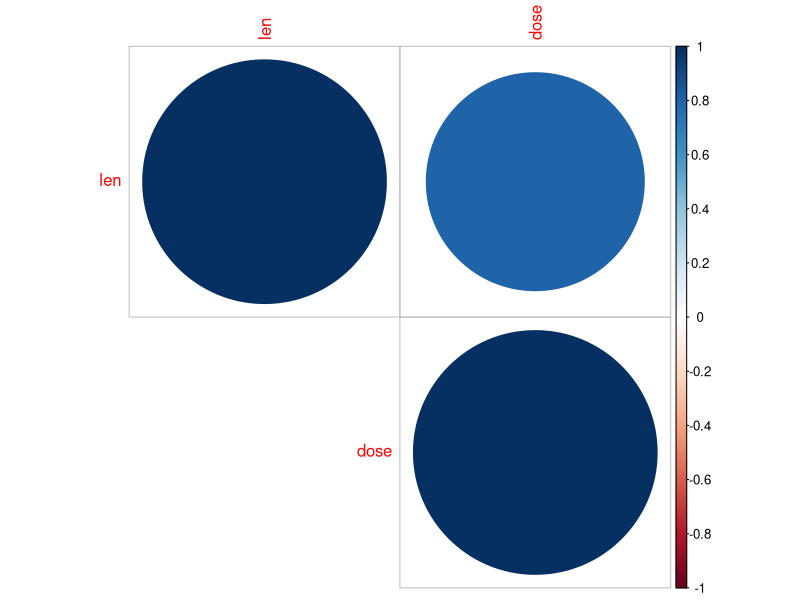
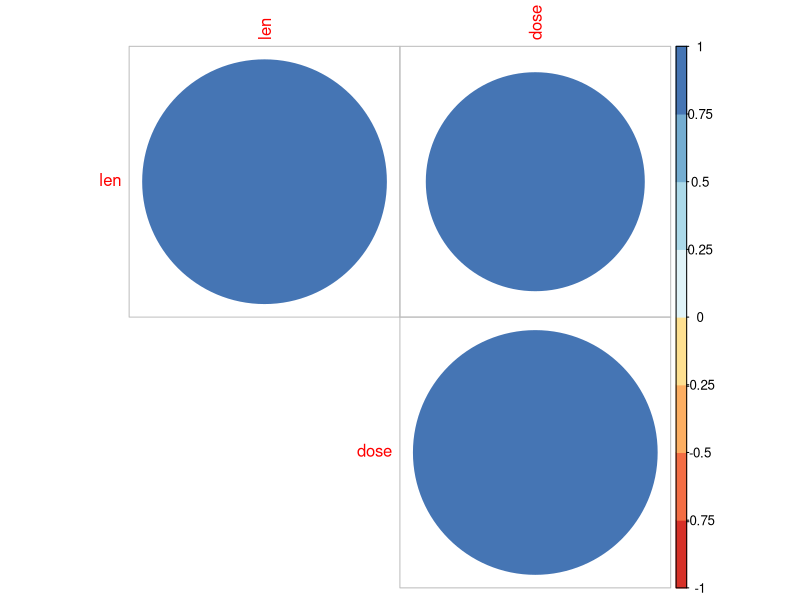
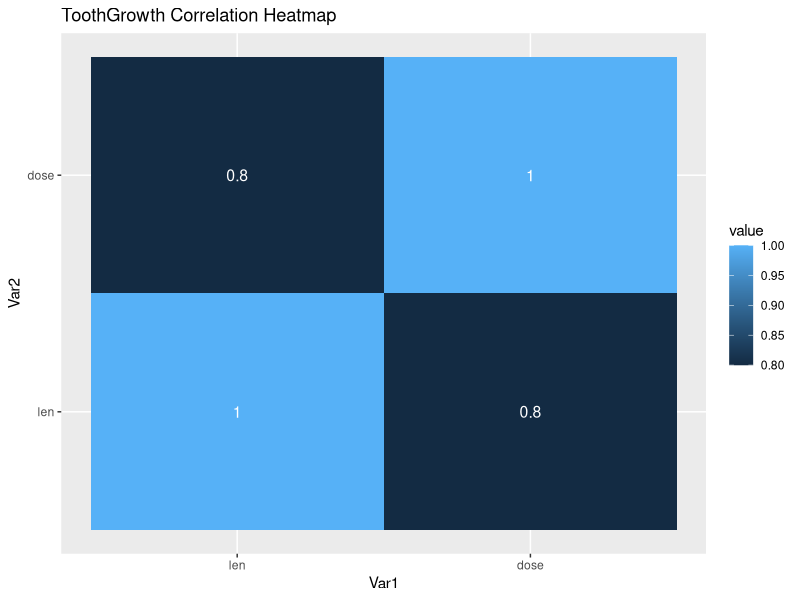

The R source for these figures, in order:
library(corrplot)
library(RColorBrewer)
library(reshape2)
library(ggplot2)

# Load dataset
data("ToothGrowth")
head(ToothGrowth)

# Step 1: Compute correlation matrix
# Note: 'supp' is categorical, so we use only numeric columns: len & dose
corr_mat <- round(cor(ToothGrowth[, c("len", "dose")]), 2)
print(corr_mat)

# Step 2: Pearson correlation test between len and dose
result <- cor.test(ToothGrowth$len, ToothGrowth$dose, method = "pearson")
print(result)

# Step 3: Correlogram (Lab 9a style)
corrplot(corr_mat, type = "upper")
corrplot(corr_mat, type = "upper", order = "hclust",
         col = brewer.pal(n = 8, name = "RdYlBu"))

# Step 4: Reorder and melt for heatmap
dist <- as.dist((1 - corr_mat) / 2)
hc   <- hclust(dist)
corr_mat <- corr_mat[hc$order, hc$order]

melted_corr_mat <- melt(corr_mat)
head(melted_corr_mat)

# Step 5: ggplot2 heatmap
ggplot(data = melted_corr_mat, aes(x = Var1, y = Var2, fill = value)) +
  geom_tile() +
  geom_text(aes(Var2, Var1, label = value), color = "white", size = 4) +
  labs(title = "ToothGrowth Correlation Heatmap")
